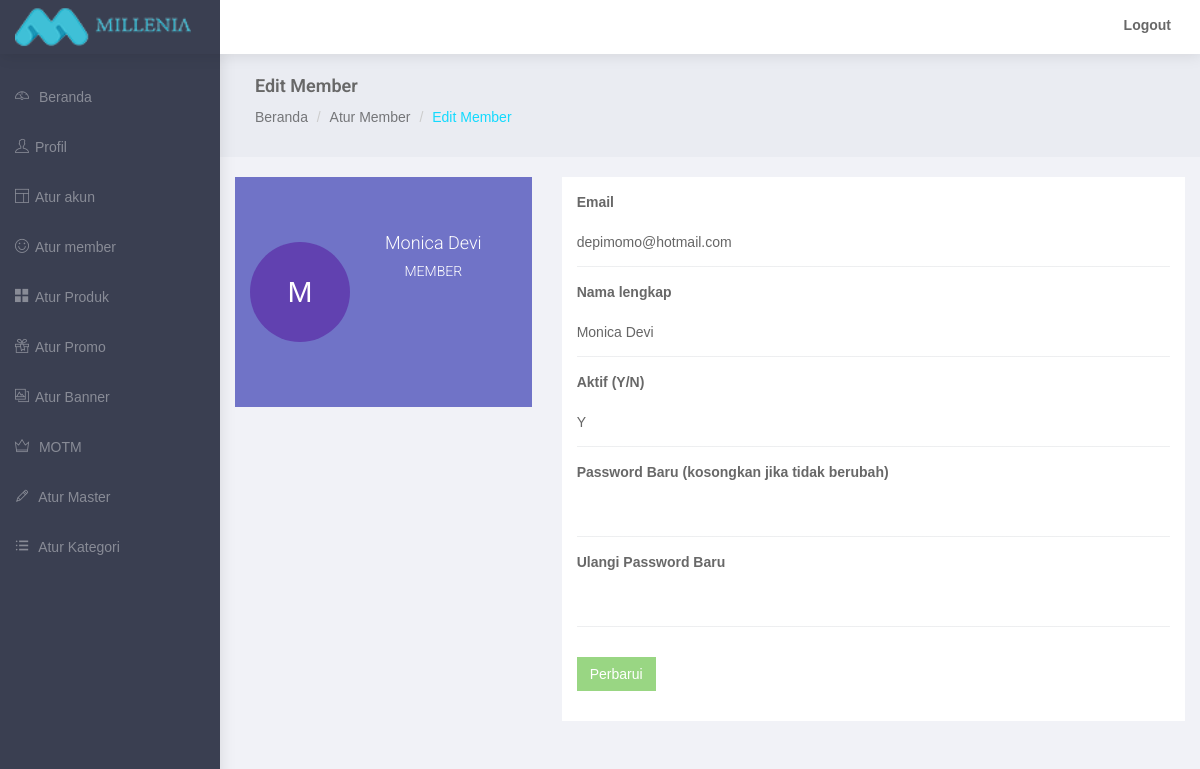
Page /admin/edit-member.php?id=1 (signed in) on the committed database.
### tables this page shows
CREATE TABLE `mi_member` (
  `member_id` int(11) NOT NULL,
  `member_email` varchar(100) NOT NULL,
  `member_pass` varchar(200) NOT NULL,
  `member_crypt` text NOT NULL,
  `member_fullname` varchar(50) DEFAULT NULL,
  `member_address` varchar(200) DEFAULT NULL,
  `member_city_id` int(11) DEFAULT NULL,
  `member_postcode` int(6) DEFAULT NULL,
  `member_phone` varchar(20) DEFAULT NULL,
  `member_breast` int(3) DEFAULT NULL,
  `member_waist` int(3) DEFAULT NULL,
  `member_point` int(11) DEFAULT NULL,
  `member_active` enum('Y','N') NOT NULL DEFAULT 'N',
  `member_regdate` date NOT NULL,
  `member_regtime` time NOT NULL,
  `member_hashing_signup` text NOT NULL,
  `member_hashing_forgot` text
);

### admin/edit-member.php (the view, shortened to what this page needs)
<?php
	require 'includes/connect.php';
?>
<!DOCTYPE html>
<html lang="en">
<head>
</head>
<body>
    <div id="wrapper">
        <div id="page-wrapper">
            <div class="container-fluid">
                <div class="row bg-title">
                    <div class="col-lg-12">
                        <h4 class="page-title">Edit Member</h4>
                        <ol class="breadcrumb">
                            <li><a href="index.php">Beranda</a></li>
                            <li><a href="account.php">Atur Member</a></li>
                            <li class="active">Edit Member</li>
                        </ol>
                    </div>
                </div>
                <?php
                    $id = $_GET['id'];
                    $list = mysqli_query($conn, "SELECT * FROM mi_member WHERE member_id = '$id'");
                    while ($row = mysqli_fetch_assoc($list))
                      {
                        $id = $row['member_id'];
                        $email = $row['member_email'];
                        $fullname = $row['member_fullname'];
                        $active = $row['member_active'];
                      }
                ?>
                <div class="row">
                    <div class="col-md-4 col-xs-12">
                        <div class="white-box">
                            <div class="user-bg">
                                <div class="overlay-box">
                                    <div class="user-content">
                                        <div id="initial" class="text-center pull-left"></div>
                                        <h4 class="text-white" id="username"><?php echo $fullname; ?></h4>
                                        <h5 class="text-white">MEMBER</h5>
                                    </div>
                                </div>
                            </div>
                        </div>
                    </div>
                    <div class="col-md-8 col-xs-12">
                        <div class="white-box">
                            <form class="form-horizontal form-material" method="post" action="edit-member.php?id=<?php echo $id ?>">
                                <div class="form-group">
                                    <label class="col-md-12">Email</label>
                                    <div class="col-md-12">
                                        <input type="text" disabled="yes" value="<?php echo($email)?>" class="form-control form-control-line"> </div>
                                </div>
                                <div class="form-group">
                                    <label for="example-email" class="col-md-12">Nama lengkap</label>
                                    <div class="col-md-12">
                                        <input type="text" disabled="yes" value="<?php echo($fullname)?>" class="form-control form-control-line"> </div>
                                </div>
                                <div class="form-group">
                                    <label for="example-email" class="col-md-12">Aktif (Y/N)</label>
                                    <div class="col-md-12">
                                        <input type="text" value="<?php echo($active)?>" class="form-control form-control-line" name="active" id="active"> </div>
                                </div>
                                <div class="form-group">
                                    <label class="col-md-12">Password Baru (kosongkan jika tidak berubah)</label>
                                    <div class="col-md-12">
                                        <input type="password" class="form-control form-control-line" name="pass1"> </div>
                                </div>
                                <div class="form-group">
                                    <label class="col-md-12">Ulangi Password Baru</label>
                                    <div class="col-md-12">
                                        <input type="password" class="form-control form-control-line" name="pass2"> </div>
                                </div>
                                <div class="form-group">
                                    <div class="col-sm-12">
                                        <button class="btn btn-success" type="submit" name="update">Perbarui</button>
                                    </div>
                                </div>
                            </form>
                        </div>
                    </div>
                </div>
            </div>
        </div>
    </div>
</body>
</html>

### admin/css/style.css (style rules this page uses)
* { outline:0!important }
body { background:#3a3f51;font-family:'Open Sans',sans-serif;margin:0;overflow-x:hidden;color:#686868 }
html { position:relative;min-height:100%;background:#f1f2f7 }
h1,h2,h3,h4,h5,h6 { color:#2b2b2b;font-family:Roboto,sans-serif;margin:10px 0;font-weight:300 }
h4 { line-height:22px;font-size:18px }
h5 { font-size:16px;font-size:14px }
b { font-weight:600 }
.text-white { color:#fff }
label { font-weight:600 }
.btn { border-radius:0 }
.form-control { background-color:#fff;border:1px solid;border-radius:0;box-shadow:none;color:#565656;height:38px;max-width:100%;padding:7px 12px;transition:all 300ms linear 0s }
#wrapper { width:100% }
#page-wrapper { padding:0 0 60px;min-height:568px;background:#f1f2f7 }
.bg-title { background:#eaecf2;overflow:hidden;padding:15px 20px 10px;margin-bottom:20px }
.bg-title h4 { color:#686868;font-weight:600 }
.bg-title .breadcrumb { background:0 0;padding:0 }
.bg-title .breadcrumb a { color:rgba(0,0,0,.5) }
.bg-title .breadcrumb .active,.logo i { color:#13dafe }
.top-left-part { width:220px;float:left;background:#3a3f51 }
.top-left-part a { color:#fff;font-size:18px;line-height:50px;padding-left:15px;text-transform:uppercase }
.navbar-header { width:100%;background:#fff;border:0 }
.navbar-default { border:0;box-shadow:1px 1px 15px rgba(0,0,0,.1) }
.navbar-top-links { margin-right:0 }
.navbar-top-links>li { float:left }
.navbar-top-links li:last-child { margin-right:15px }
.navbar-top-links>li>a { color:#686868;padding:0 14px;line-height:50px;min-height:50px }
.profile-pic { padding:0 20px;line-height:50px }
.btn-success { background:#99d683;border:1px solid #99d683 }
.white-box { background:#fff;padding:15px;margin-bottom:20px }
.fa-fw { width:20px!important;display:inline-block!important;text-align:left!important }
.waves-effect { position:relative;cursor:pointer;display:inline-block;overflow:hidden;-webkit-user-select:none;-moz-user-select:none;-ms-user-select:none;user-select:none;-webkit-tap-highlight-color:transparent }
.user-bg { margin:-15px;height:230px;overflow:hidden;position:relative }
.user-bg .overlay-box { background:#6164c1;opacity:.9;position:absolute;top:0;left:0;right:0;height:100%;text-align:center }
.user-bg .overlay-box .user-content { padding:15px;margin-top:30px }
.form-control-line { border-left:0 none;border-radius:0;border-right:0 none;border-top:0 none;box-shadow:none;padding-left:0;transition-duration:.3s }
.form-material .form-group { overflow:hidden }
.form-material .form-control { background-color:rgba(0,0,0,0);background-position:center bottom,center calc(99%);background-repeat:no-repeat;background-size:0 2px,100% 1px;padding:0;transition:background 0s ease-out 0s }
.form-material .form-control,.form-material .form-control.focus,.form-material .form-control:focus { background-image:linear-gradient(#6164c1,#6164c1),linear-gradient(rgba(120,130,140,.13),rgba(120,130,140,.13));border:0;border-radius:0;box-shadow:none;float:none }
.sidebar { background:#3a3f51;overflow-y:auto }
.sidebar .sidebar-nav.navbar-collapse { padding-left:0;padding-right:0 }
.sidebar .fa-fw { width:20px;text-align:left;display:inline-block }
#side-menu li a { color:rgba(255,255,255,.4) }
#side-menu>li>a { padding:15px 30px 15px 15px }
[class*=" ti-"],[class^=ti-] { font-family:themify;speak:none;font-style:normal;font-weight:400;font-variant:normal;text-transform:none;line-height:1;-webkit-font-smoothing:antialiased;-moz-osx-font-smoothing:grayscale }
.ti-user:before { content:"\e602" }
.ti-pencil:before { content:"\e61c" }
.ti-layout:before { content:"\e62e" }
.ti-crown:before { content:"\e642" }
.ti-menu-alt:before { content:"\e68f" }
.ti-gift:before { content:"\e6a0" }
.ti-dashboard:before { content:"\e6aa" }
.ti-gallery:before { content:"\e71e" }
.ti-face-smile:before { content:"\e71f" }
.ti-layout-grid2-alt:before { content:"\e739" }
@media (min-width:768px) { #page-wrapper { position:relative;margin:0 0 0 220px;transition:.5s ease-out;top:50px } }
@media (min-width:768px) { .navbar-default { position:fixed;width:100%;top:0 } }
@media (min-width:768px) { .sidebar { z-index:1;position:fixed;width:220px;top:50px;height:95%;transform:translate3d(0,0,0);transition:all .6s ease-out } }

### rows in the picture
mi_member: member_fullname "Monica Devi", member_email "depimomo@hotmail.com", active "Y"
